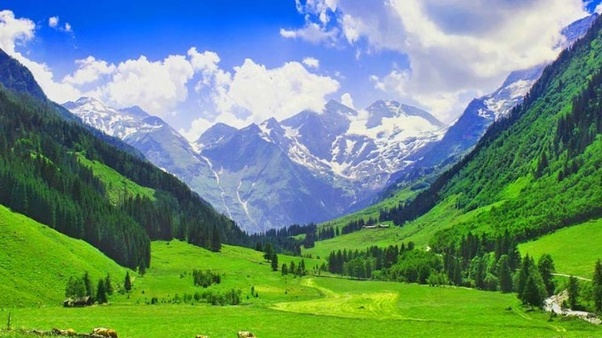
#> input picture CVND_works/1_1_Image_Representation/images/scene1.jpg, 602 x 338 px
$ jupyter execute 1.1.tf_images_numercial.ipynb   (shell and % lines are left out)
#> lines starting #> are read from the running program, lines starting #| are printed output that depends on the picture
[cell 1]
import numpy as np
import matplotlib.image as mpimg  # for reading in images
import matplotlib.pyplot as plt
import cv2 # computer vision library

[cell 2]
# Read and Diplay the image
image = mpimg.imread('images/scene1.jpg')
#> image is the input picture: shape (338, 602, 3); mean R, G, B 108.2, 144.9, 124.4
print('Image Dimensions:', image.shape)
#| Image Dimensions: (338, 602, 3)

[cell 3]
# It's a color image with 3 layers: RGB
plt.imshow(image)
plt.show()

[cell 4]
# Change from color to grayscale
gray_image = cv2.cvtColor(image, cv2.COLOR_RGB2GRAY)
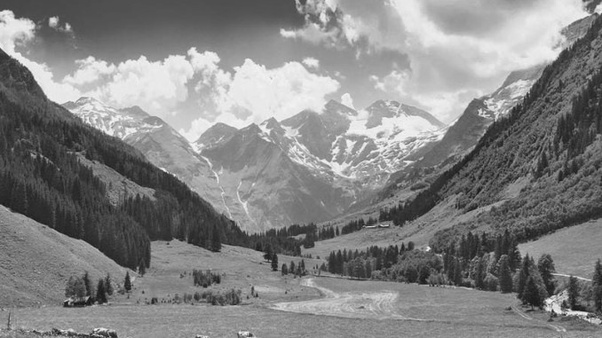
#> gray_image: shape (338, 602); min 11, max 248, mean 131.6
plt.imshow(gray_image, cmap='gray')
plt.show()

[cell 5]
plt.figure(figsize=(16,10))
plt.subplot(1,2,1)
plt.imshow(image)
plt.subplot(1,2,2)
plt.imshow(gray_image,cmap='gray')
plt.show()
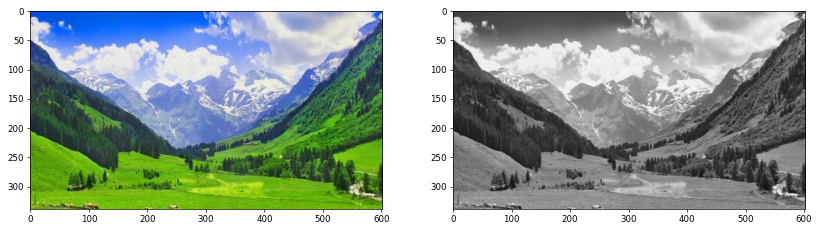
#> figure drawn by matplotlib, 2 panels

[cell 6]
# The shapes of the images
print(image.shape)
#| (338, 602, 3)
print(gray_image.shape)
#| (338, 602)

# from these pixels, select any specific value
x =150
y= 300

print(gray_image[y,x])
#| 134

[cell 7]
# find the maximum and miniumu grayscale values in this image

max_val = np.amax(gray_image)
#> max_val = 248
min_val = np.amin(gray_image)
#> min_val = 11

print('Max pixel value:' ,max_val)
#| Max pixel value: 248
print('Min pixel value:', min_val)
#| Min pixel value: 11

[cell 8]
# chose random pixels from the image, numerical values
timy_image = np.array([[220, 235, 240, 255,260],
                      [245,255,260,270,280]])

[cell 9]
plt.matshow(timy_image)
plt.show()
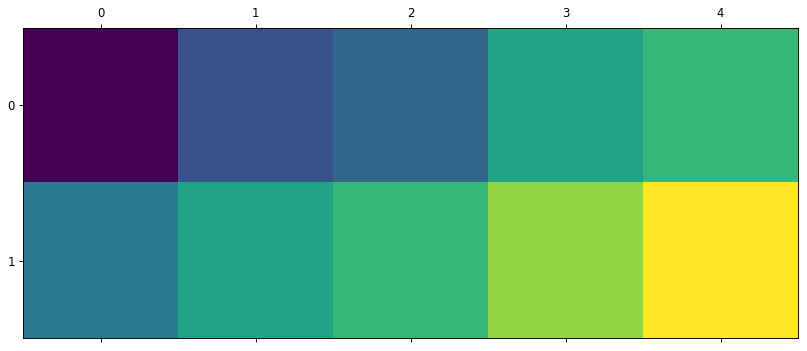
#> figure drawn by matplotlib, 1 panel

[cell 10]
# Create a 5x5 image using just grayscale, numerical values
tiny_image = np.array([[0, 20, 30, 150, 120],
                      [200, 200, 250, 70, 3],
                      [50, 180, 85, 40, 90],
                      [240, 100, 50, 255, 10],
                      [30, 0, 75, 190, 220]])

# To show the pixel grid, use matshow
plt.matshow(tiny_image, cmap='gray')
plt.show()
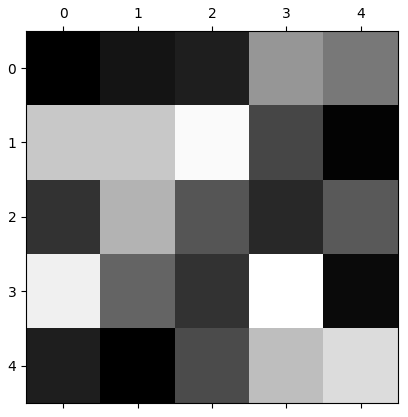
#> figure drawn by matplotlib, 1 panel
